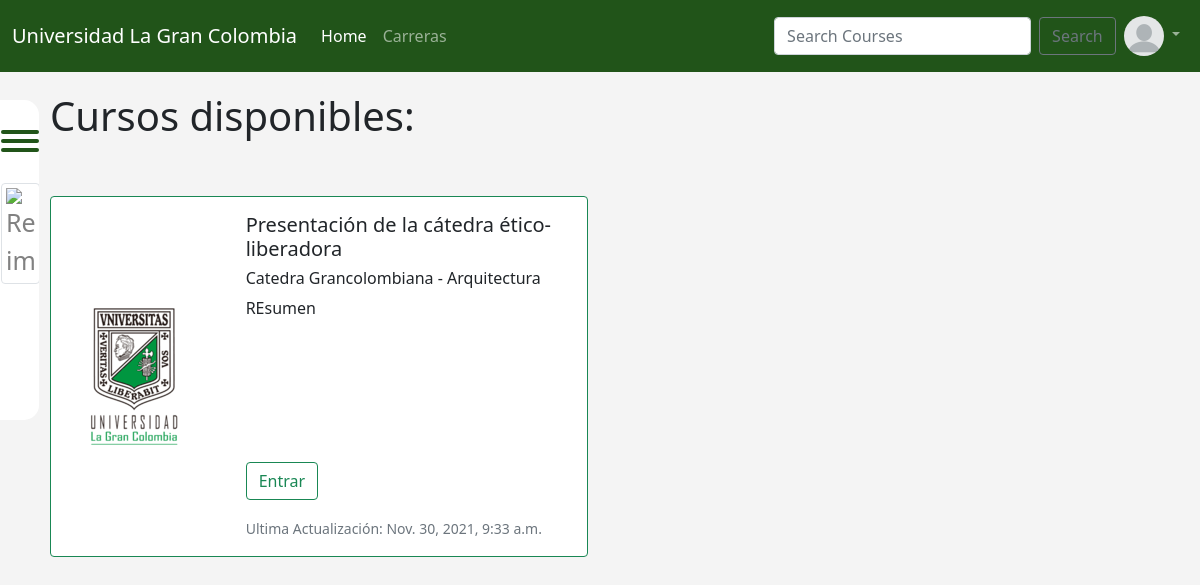
The page / on the database its author committed.
### nombre/models.py (models this page shows, shortened)
class Tematica(models.Model):
    id           = models.BigAutoField(primary_key=True, serialize=False)
    imagen       = models.ImageField(null=True, upload_to='static/images/tematicas/',)
    titulo       = models.CharField(max_length=80)
    resumen      = models.CharField(max_length=300,)
    materia      = models.ForeignKey(Materia, on_delete=models.SET_NULL, null=True, blank=True)
    docente      = models.ForeignKey(Docente, on_delete=models.SET_NULL, null=True, blank=True)
    is_available = models.BooleanField(default=False)
    last_updated = models.DateTimeField(auto_now=True)
    def get_absolute_url(self):
        return reverse("ver-tematica", kwargs={'carrera': self.materia.carrera, 'materia': self.materia.nombre, 'titulo': self.titulo})

class Materia(models.Model):
    nombre = models.CharField(max_length=40)
    carrera = models.ForeignKey(Carrera, on_delete=models.SET_NULL, null=True)

class Carrera(models.Model):
    nombre      = models.CharField(max_length=50)
    def __str__(self):
        return '%s' % self.nombre

### nombre/views.py (the view)
# urls.py: 2. Add a URL to urlpatterns:  path('', views.home, name='home')
def home(request):
	cursos = Tematica.objects.filter(is_available=True).order_by('-last_updated')
	material_list = []
	for curso in cursos:
		material = Material.objects.filter(tematica=curso)
		for mater in material:
			material_list.append((curso.titulo, mater))
	context = {
		'cursos': cursos,
		'material_list': material_list,
		'page_title': "UGC",
		}
	return render(request, 'nombre/home.html', context)

### nombre/templates/nombre/home.html
{% extends 'nombre/base.html' %}
{% block content %}
<h1>Cursos disponibles: </h1>
<br><br>
<div class="row row-cols-1 row-cols-md-2 g-4">
{% for curso in cursos %}
<div class="col">
<div class="card mb-3 border border-success" style="max-width: 540px;">
  <div class="row g-0">
    <div class="col-md-4 d-flex align-items-center">
      <img src="{{ curso.imagen.url }}" class="img-fluid rounded-start" alt="...">
    </div>
    <div class="col-md-8">
      <div class="card-body">
        <h5 class="card-title">{{ curso.titulo }}</h5>
        <h6 class="card-title">{{ curso.materia.nombre }} - {{ curso.materia.carrera.nombre }}</h6>
        <p class="card-text" style="overflow: hidden; height: 150px;">
          {{ curso.resumen }}
        </p>
        <p class="card-text"><a href="{{ curso.get_absolute_url }}" class="btn btn-outline-success"> Entrar</a></p>
        <p class="card-text"><small class="text-muted">Ultima Actualización: {{ curso.last_updated }}</small></p>
      </div>
    </div>
  </div>
</div>
</div>
{% endfor %}
</div>
{% endblock %}

### nombre/templates/nombre/base.html (style rules this page uses)
body { background: #f4f4f4; }

### rows shown on the page
Tematica: imagen (picture), titulo "Presentación de la cátedra ético-liberadora", materia.nombre "Catedra Grancolombiana", materia.carrera.nombre "Arquitectura", resumen "REsumen", last_updated "Nov. 30, 2021, 9:33 a.m."
